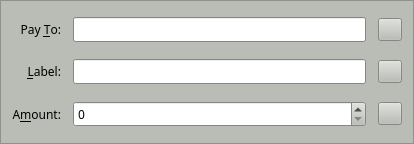
<?xml version="1.0" encoding="UTF-8"?>
<ui version="4.0">
 <class>SendCoinsEntry</class>
 <widget class="QFrame" name="SendCoinsEntry">
  <property name="geometry">
   <rect>
    <x>0</x>
    <y>0</y>
    <width>414</width>
    <height>144</height>
   </rect>
  </property>
  <property name="palette">
   <palette>
    <active>
     <colorrole role="WindowText">
      <brush brushstyle="SolidPattern">
       <color alpha="255">
        <red>0</red>
        <green>0</green>
        <blue>0</blue>
       </color>
      </brush>
     </colorrole>
     <colorrole role="Button">
      <brush brushstyle="SolidPattern">
       <color alpha="255">
        <red>186</red>
        <green>189</green>
        <blue>182</blue>
       </color>
      </brush>
     </colorrole>
     <colorrole role="Light">
      <brush brushstyle="SolidPattern">
       <color alpha="255">
        <red>255</red>
        <green>255</green>
        <blue>255</blue>
       </color>
      </brush>
     </colorrole>
     <colorrole role="Midlight">
      <brush brushstyle="SolidPattern">
       <color alpha="255">
        <red>220</red>
        <green>222</green>
        <blue>218</blue>
       </color>
      </brush>
     </colorrole>
     <colorrole role="Dark">
      <brush brushstyle="SolidPattern">
       <color alpha="255">
        <red>93</red>
        <green>94</green>
        <blue>91</blue>
       </color>
      </brush>
     </colorrole>
     <colorrole role="Mid">
      <brush brushstyle="SolidPattern">
       <color alpha="255">
        <red>124</red>
        <green>126</green>
        <blue>121</blue>
       </color>
      </brush>
     </colorrole>
     <colorrole role="Text">
      <brush brushstyle="SolidPattern">
       <color alpha="255">
        <red>0</red>
        <green>0</green>
        <blue>0</blue>
       </color>
      </brush>
     </colorrole>
     <colorrole role="BrightText">
      <brush brushstyle="SolidPattern">
       <color alpha="255">
        <red>255</red>
        <green>255</green>
        <blue>255</blue>
       </color>
      </brush>
     </colorrole>
     <colorrole role="ButtonText">
      <brush brushstyle="SolidPattern">
       <color alpha="255">
        <red>0</red>
        <green>0</green>
        <blue>0</blue>
       </color>
      </brush>
     </colorrole>
     <colorrole role="Base">
      <brush brushstyle="SolidPattern">
       <color alpha="255">
        <red>255</red>
        <green>255</green>
        <blue>255</blue>
       </color>
      </brush>
     </colorrole>
     <colorrole role="Window">
      <brush brushstyle="SolidPattern">
       <color alpha="255">
        <red>186</red>
        <green>189</green>
        <blue>182</blue>
       </color>
      </brush>
     </colorrole>
     <colorrole role="Shadow">
      <brush brushstyle="SolidPattern">
       <color alpha="255">
        <red>0</red>
        <green>0</green>
        <blue>0</blue>
       </color>
      </brush>
     </colorrole>
     <colorrole role="AlternateBase">
      <brush brushstyle="SolidPattern">
       <color alpha="255">
        <red>220</red>
        <green>222</green>
        <blue>218</blue>
       </color>
      </brush>
     </colorrole>
     <colorrole role="ToolTipBase">
      <brush brushstyle="SolidPattern">
       <color alpha="255">
        <red>255</red>
        <green>255</green>
        <blue>220</blue>
       </color>
      </brush>
     </colorrole>
     <colorrole role="ToolTipText">
      <brush brushstyle="SolidPattern">
       <color alpha="255">
        <red>0</red>
        <green>0</green>
        <blue>0</blue>
       </color>
      </brush>
     </colorrole>
    </active>
    <inactive>
     <colorrole role="WindowText">
      <brush brushstyle="SolidPattern">
       <color alpha="255">
        <red>0</red>
        <green>0</green>
        <blue>0</blue>
       </color>
      </brush>
     </colorrole>
     <colorrole role="Button">
      <brush brushstyle="SolidPattern">
       <color alpha="255">
        <red>186</red>
        <green>189</green>
        <blue>182</blue>
       </color>
      </brush>
     </colorrole>
     <colorrole role="Light">
      <brush brushstyle="SolidPattern">
       <color alpha="255">
        <red>255</red>
        <green>255</green>
        <blue>255</blue>
       </color>
      </brush>
     </colorrole>
     <colorrole role="Midlight">
      <brush brushstyle="SolidPattern">
       <color alpha="255">
        <red>220</red>
        <green>222</green>
        <blue>218</blue>
       </color>
      </brush>
     </colorrole>
     <colorrole role="Dark">
      <brush brushstyle="SolidPattern">
       <color alpha="255">
        <red>93</red>
        <green>94</green>
        <blue>91</blue>
       </color>
      </brush>
     </colorrole>
     <colorrole role="Mid">
      <brush brushstyle="SolidPattern">
       <color alpha="255">
        <red>124</red>
        <green>126</green>
        <blue>121</blue>
       </color>
      </brush>
     </colorrole>
     <colorrole role="Text">
      <brush brushstyle="SolidPattern">
       <color alpha="255">
        <red>0</red>
        <green>0</green>
        <blue>0</blue>
       </color>
      </brush>
     </colorrole>
     <colorrole role="BrightText">
      <brush brushstyle="SolidPattern">
       <color alpha="255">
        <red>255</red>
        <green>255</green>
        <blue>255</blue>
       </color>
      </brush>
     </colorrole>
     <colorrole role="ButtonText">
      <brush brushstyle="SolidPattern">
       <color alpha="255">
        <red>0</red>
        <green>0</green>
        <blue>0</blue>
       </color>
      </brush>
     </colorrole>
     <colorrole role="Base">
      <brush brushstyle="SolidPattern">
       <color alpha="255">
        <red>255</red>
        <green>255</green>
        <blue>255</blue>
       </color>
      </brush>
     </colorrole>
     <colorrole role="Window">
      <brush brushstyle="SolidPattern">
       <color alpha="255">
        <red>186</red>
        <green>189</green>
        <blue>182</blue>
       </color>
      </brush>
     </colorrole>
     <colorrole role="Shadow">
      <brush brushstyle="SolidPattern">
       <color alpha="255">
        <red>0</red>
        <green>0</green>
        <blue>0</blue>
       </color>
      </brush>
     </colorrole>
     <colorrole role="AlternateBase">
      <brush brushstyle="SolidPattern">
       <color alpha="255">
        <red>220</red>
        <green>222</green>
        <blue>218</blue>
       </color>
      </brush>
     </colorrole>
     <colorrole role="ToolTipBase">
      <brush brushstyle="SolidPattern">
       <color alpha="255">
        <red>255</red>
        <green>255</green>
        <blue>220</blue>
       </color>
      </brush>
     </colorrole>
     <colorrole role="ToolTipText">
      <brush brushstyle="SolidPattern">
       <color alpha="255">
        <red>0</red>
        <green>0</green>
        <blue>0</blue>
       </color>
      </brush>
     </colorrole>
    </inactive>
    <disabled>
     <colorrole role="WindowText">
      <brush brushstyle="SolidPattern">
       <color alpha="255">
        <red>93</red>
        <green>94</green>
        <blue>91</blue>
       </color>
      </brush>
     </colorrole>
     <colorrole role="Button">
      <brush brushstyle="SolidPattern">
       <color alpha="255">
        <red>186</red>
        <green>189</green>
        <blue>182</blue>
       </color>
      </brush>
     </colorrole>
     <colorrole role="Light">
      <brush brushstyle="SolidPattern">
       <color alpha="255">
        <red>255</red>
        <green>255</green>
        <blue>255</blue>
       </color>
      </brush>
     </colorrole>
     <colorrole role="Midlight">
      <brush brushstyle="SolidPattern">
       <color alpha="255">
        <red>220</red>
        <green>222</green>
        <blue>218</blue>
       </color>
      </brush>
     </colorrole>
     <colorrole role="Dark">
      <brush brushstyle="SolidPattern">
       <color alpha="255">
        <red>93</red>
        <green>94</green>
        <blue>91</blue>
       </color>
      </brush>
     </colorrole>
     <colorrole role="Mid">
      <brush brushstyle="SolidPattern">
       <color alpha="255">
        <red>124</red>
        <green>126</green>
        <blue>121</blue>
       </color>
      </brush>
     </colorrole>
     <colorrole role="Text">
      <brush brushstyle="SolidPattern">
       <color alpha="255">
        <red>93</red>
        <green>94</green>
        <blue>91</blue>
       </color>
      </brush>
     </colorrole>
     <colorrole role="BrightText">
      <brush brushstyle="SolidPattern">
       <color alpha="255">
        <red>255</red>
        <green>255</green>
        <blue>255</blue>
       </color>
      </brush>
     </colorrole>
     <colorrole role="ButtonText">
      <brush brushstyle="SolidPattern">
       <color alpha="255">
        <red>93</red>
        <green>94</green>
        <blue>91</blue>
       </color>
      </brush>
     </colorrole>
     <colorrole role="Base">
      <brush brushstyle="SolidPattern">
       <color alpha="255">
        <red>186</red>
        <green>189</green>
        <blue>182</blue>
       </color>
      </brush>
     </colorrole>
     <colorrole role="Window">
      <brush brushstyle="SolidPattern">
       <color alpha="255">
        <red>186</red>
        <green>189</green>
        <blue>182</blue>
       </color>
      </brush>
     </colorrole>
     <colorrole role="Shadow">
      <brush brushstyle="SolidPattern">
       <color alpha="255">
        <red>0</red>
        <green>0</green>
        <blue>0</blue>
       </color>
      </brush>
     </colorrole>
     <colorrole role="AlternateBase">
      <brush brushstyle="SolidPattern">
       <color alpha="255">
        <red>186</red>
        <green>189</green>
        <blue>182</blue>
       </color>
      </brush>
     </colorrole>
     <colorrole role="ToolTipBase">
      <brush brushstyle="SolidPattern">
       <color alpha="255">
        <red>255</red>
        <green>255</green>
        <blue>220</blue>
       </color>
      </brush>
     </colorrole>
     <colorrole role="ToolTipText">
      <brush brushstyle="SolidPattern">
       <color alpha="255">
        <red>0</red>
        <green>0</green>
        <blue>0</blue>
       </color>
      </brush>
     </colorrole>
    </disabled>
   </palette>
  </property>
  <property name="font">
   <font>
    <family>Sawasdee</family>
   </font>
  </property>
  <property name="windowTitle">
   <string>Form</string>
  </property>
  <property name="frameShape">
   <enum>QFrame::StyledPanel</enum>
  </property>
  <property name="frameShadow">
   <enum>QFrame::Sunken</enum>
  </property>
  <layout class="QGridLayout" name="gridLayout">
   <property name="spacing">
    <number>12</number>
   </property>
   <item row="3" column="0">
    <widget class="QLabel" name="label_2">
     <property name="text">
      <string>Pay &amp;To:</string>
     </property>
     <property name="alignment">
      <set>Qt::AlignRight|Qt::AlignTrailing|Qt::AlignVCenter</set>
     </property>
     <property name="buddy">
      <cstring>payTo</cstring>
     </property>
    </widget>
   </item>
   <item row="8" column="0">
    <widget class="QLabel" name="label">
     <property name="text">
      <string>A&amp;mount:</string>
     </property>
     <property name="alignment">
      <set>Qt::AlignRight|Qt::AlignTrailing|Qt::AlignVCenter</set>
     </property>
     <property name="buddy">
      <cstring>payAmount</cstring>
     </property>
    </widget>
   </item>
   <item row="5" column="0">
    <widget class="QLabel" name="label_4">
     <property name="text">
      <string>&amp;Label:</string>
     </property>
     <property name="alignment">
      <set>Qt::AlignRight|Qt::AlignTrailing|Qt::AlignVCenter</set>
     </property>
     <property name="buddy">
      <cstring>addAsLabel</cstring>
     </property>
    </widget>
   </item>
   <item row="5" column="1">
    <layout class="QHBoxLayout" name="horizontalLayout_2">
     <item>
      <widget class="QValidatedLineEdit" name="addAsLabel">
       <property name="toolTip">
        <string>Enter a label for this address to add it to your address book</string>
       </property>
      </widget>
     </item>
     <item>
      <widget class="QToolButton" name="addressBookButton">
       <property name="toolTip">
        <string>Choose address from address book</string>
       </property>
       <property name="text">
        <string/>
       </property>
       <property name="icon">
        <iconset resource="../ion.qrc">
         <normaloff>:/icons/address-book</normaloff>:/icons/address-book</iconset>
       </property>
       <property name="shortcut">
        <string>Alt+A</string>
       </property>
      </widget>
     </item>
    </layout>
   </item>
   <item row="8" column="1">
    <layout class="QHBoxLayout" name="horizontalLayout">
     <item>
      <widget class="IonAmountField" name="payAmount"/>
     </item>
     <item>
      <widget class="QToolButton" name="deleteButton">
       <property name="toolTip">
        <string>Remove this recipient</string>
       </property>
       <property name="text">
        <string/>
       </property>
       <property name="icon">
        <iconset resource="../ion.qrc">
         <normaloff>:/icons/remove</normaloff>:/icons/remove</iconset>
       </property>
      </widget>
     </item>
    </layout>
   </item>
   <item row="3" column="1">
    <layout class="QHBoxLayout" name="payToLayout">
     <item>
      <widget class="QValidatedLineEdit" name="payTo">
       <property name="toolTip">
        <string>The address to send the payment to (e.g. C8gZqgY4r2RoEdqYk3QsAqFckyf9pRHN6i)</string>
       </property>
       <property name="maxLength">
        <number>80</number>
       </property>
      </widget>
     </item>
     <item>
      <widget class="QToolButton" name="pasteButton">
       <property name="toolTip">
        <string>Paste address from clipboard</string>
       </property>
       <property name="text">
        <string/>
       </property>
       <property name="icon">
        <iconset resource="../ion.qrc">
         <normaloff>:/icons/editpaste</normaloff>:/icons/editpaste</iconset>
       </property>
       <property name="shortcut">
        <string>Alt+P</string>
       </property>
      </widget>
     </item>
    </layout>
   </item>
  </layout>
 </widget>
 <customwidgets>
  <customwidget>
   <class>QValidatedLineEdit</class>
   <extends>QLineEdit</extends>
   <header>qvalidatedlineedit.h</header>
  </customwidget>
  <customwidget>
   <class>IonAmountField</class>
   <extends>QSpinBox</extends>
   <header>ionamountfield.h</header>
   <container>1</container>
  </customwidget>
 </customwidgets>
 <resources>
  <include location="../ion.qrc"/>
 </resources>
 <connections/>
</ui>
